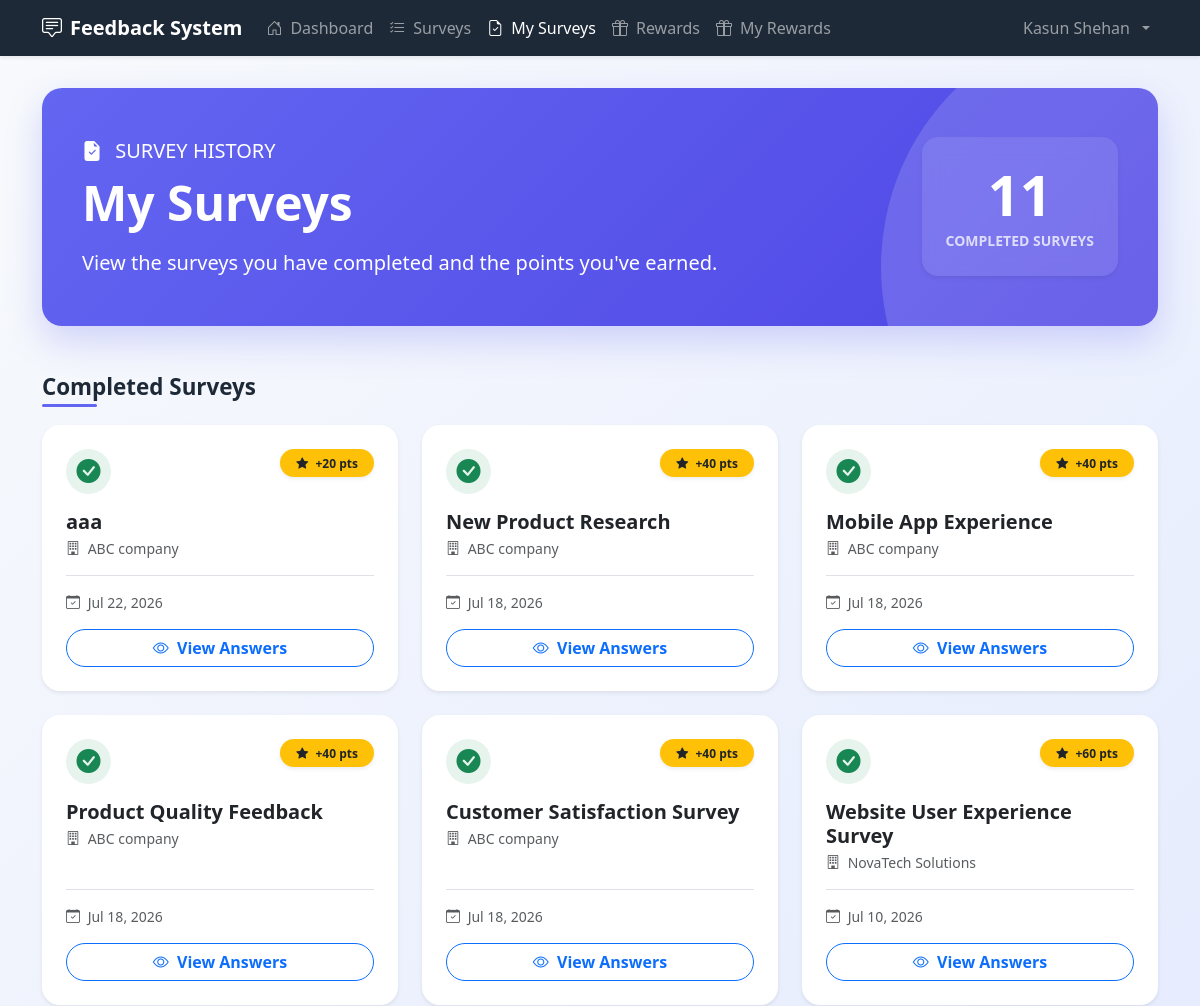
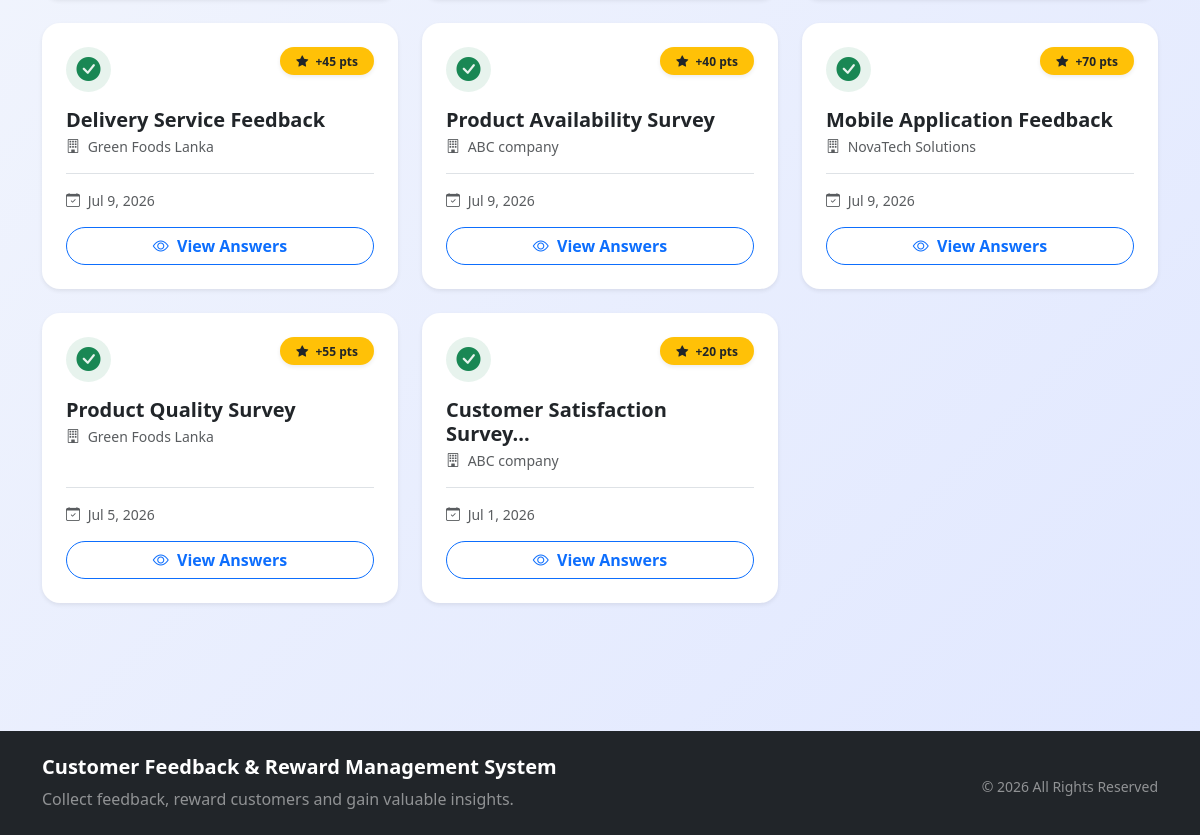
/user/my_surveys.php (signed in), run on the app's committed database (2 pictures, top to bottom).
### tables this page shows
CREATE TABLE `responses` (
  `response_id` int NOT NULL AUTO_INCREMENT,
  `user_id` int NOT NULL,
  `survey_id` int NOT NULL,
  `submitted_at` timestamp NULL DEFAULT CURRENT_TIMESTAMP,
  PRIMARY KEY (`response_id`),
  UNIQUE KEY `uk_user_survey` (`user_id`,`survey_id`),
  KEY `user_id` (`user_id`),
  KEY `survey_id` (`survey_id`),
  CONSTRAINT `fk_responses_survey` FOREIGN KEY (`survey_id`) REFERENCES `surveys` (`survey_id`) ON DELETE RESTRICT,
  CONSTRAINT `fk_responses_user` FOREIGN KEY (`user_id`) REFERENCES `users` (`user_id`) ON DELETE RESTRICT
);

CREATE TABLE `surveys` (
  `survey_id` int NOT NULL AUTO_INCREMENT,
  `company_id` int NOT NULL,
  `title` varchar(200) NOT NULL,
  `description` text,
  `points_reward` int NOT NULL,
  `status` enum('draft','active') DEFAULT 'draft',
  `expiry_date` date DEFAULT NULL,
  `created_at` timestamp NULL DEFAULT CURRENT_TIMESTAMP,
  PRIMARY KEY (`survey_id`),
  KEY `company_id` (`company_id`),
  KEY `idx_status` (`status`),
  KEY `idx_expiry` (`expiry_date`),
  CONSTRAINT `fk_surveys_company` FOREIGN KEY (`company_id`) REFERENCES `companies` (`company_id`) ON DELETE CASCADE
);

CREATE TABLE `companies` (
  `company_id` int NOT NULL AUTO_INCREMENT,
  `company_name` varchar(150) NOT NULL,
  `email` varchar(100) NOT NULL,
  `password` varchar(255) NOT NULL,
  `created_at` timestamp NULL DEFAULT CURRENT_TIMESTAMP,
  `status` enum('active','inactive') DEFAULT 'active',
  PRIMARY KEY (`company_id`),
  UNIQUE KEY `email` (`email`),
  KEY `idx_status` (`status`)
);

### user/my_surveys.php (the view, shortened to what this page needs)
<?php
include("../config/db.php");
$user_id = $_SESSION['user_id'];
$query = "
    SELECT
        r.response_id,
        r.submitted_at,
        s.title,
        s.points_reward,
        c.company_name
    FROM responses r
    JOIN surveys s ON r.survey_id = s.survey_id
    JOIN companies c ON s.company_id = c.company_id
    WHERE r.user_id = ?
    ORDER BY r.submitted_at DESC
";
$stmt = $conn->prepare($query);
$stmt->bind_param("i", $user_id);
$stmt->execute();
$result = $stmt->get_result();
$total_surveys = $result->num_rows;
?>
<!DOCTYPE html>
<html lang="en">
<head>
    <link href="https://cdn.jsdelivr.net/npm/bootstrap@5.3.6/dist/css/bootstrap.min.css" rel="stylesheet">
    <link href="https://cdn.jsdelivr.net/npm/bootstrap-icons@1.11.3/font/bootstrap-icons.css" rel="stylesheet">
</head>
<body>
    <?php include("../includes/user_navbar.php"); ?>
    <div class="container dashboard-container">
        <div class="hero-section">
            <div class="row align-items-center position-relative" style="z-index: 1;">
                <div class="col-lg-8">
                    <p class="mb-2 opacity-90 fs-5">
                        <i class="bi bi-file-earmark-check-fill me-2"></i>
                        SURVEY HISTORY
                    </p>
                    <h1 class="display-5 fw-bold mb-3">My Surveys</h1>
                    <p class="lead opacity-90 mb-0">
                        View the surveys you have completed and the points you've earned.
                    </p>
                </div>
                <div class="col-lg-4 text-lg-end mt-4 mt-lg-0">
                    <div class="bg-white bg-opacity-10 rounded-4 p-4 d-inline-block text-center shadow-sm" style="backdrop-filter: blur(10px);">
                        <h2 class="display-4 fw-bold mb-0 text-white"><?php echo $total_surveys; ?></h2>
                        <small class="text-white text-opacity-75 text-uppercase fw-semibold">Completed Surveys</small>
                    </div>
                </div>
            </div>
        </div>
        <div class="mb-4 d-flex justify-content-between align-items-center flex-wrap gap-3">
            <div>
                <h4 class="section-title mb-0">Completed Surveys</h4>
            </div>
        </div>
        <?php if ($total_surveys > 0): ?>
            <div class="row g-4">
                <?php while($row = $result->fetch_assoc()): ?>
                    <div class="col-12 col-md-6 col-lg-4">
                        <div class="survey-card card shadow-sm">
                            <div class="card-body p-4 d-flex flex-column">
                                <div class="d-flex justify-content-between align-items-start mb-3">
                                    <div class="bg-success bg-opacity-10 text-success rounded-circle d-flex align-items-center justify-content-center" style="width: 45px; height: 45px;">
                                        <i class="bi bi-check-circle-fill fs-4"></i>
                                    </div>
                                    <span class="badge bg-warning text-dark rounded-pill px-3 py-2 fw-bold shadow-sm">
                                        <i class="bi bi-star-fill me-1"></i> +<?php echo number_format($row['points_reward']); ?> pts
                                    </span>
                                </div>
                                <h5 class="card-title fw-bold text-dark mb-1"><?php echo htmlspecialchars($row['title']); ?></h5>
                                <p class="text-muted small mb-3">
                                    <i class="bi bi-building me-1"></i> <?php echo htmlspecialchars($row['company_name']); ?>
                                </p>
                                <div class="mt-auto pt-3 border-top">
                                    <div class="d-flex justify-content-between align-items-center mb-3">
                                        <span class="text-muted small">
                                            <i class="bi bi-calendar-check me-1"></i>
                                            <?php echo date("M j, Y", strtotime($row['submitted_at'])); ?>
                                        </span>
                                    </div>
                                    <a href="view_survey_response.php?response_id=<?php echo $row['response_id']; ?>" class="btn btn-outline-primary w-100 fw-semibold rounded-pill">
                                        <i class="bi bi-eye me-1"></i> View Answers
                                    </a>
                                </div>
                            </div>
                        </div>
                    </div>
                <?php endwhile; ?>
            </div>
        <?php endif; ?>
    </div>
    <?php include('../includes/footer.php'); ?>
</body>
</html>

### user/my_surveys.php (style rules this page uses)
:root { --primary: #6366f1; --primary-dark: #4f46e5; --success: #10b981; --dark: #1e2937; }
body { background: linear-gradient(135deg, #f8fafc 0%, #e0e7ff 100%); font-family: 'Segoe UI', system-ui, -apple-system, sans-serif; min-height: 100vh; }
.dashboard-container { padding-top: 2rem; padding-bottom: 5rem; }
.hero-section { background: linear-gradient(135deg, #6366f1 0%, #4f46e5 100%); color: white; border-radius: 20px; padding: 3rem 2.5rem; margin-bottom: 3rem; position: relative; overflow: hidden; box-shadow: 0 15px 35px rgba(99, 102, 241, 0.25); }
.hero-section::before { content: ''; position: absolute; top: -30%; right: -20%; width: 500px; height: 500px; background: rgba(255,255,255,0.15); border-radius: 50%; }
.survey-card { border: none; border-radius: 18px; transition: transform 0.2s ease, box-shadow 0.2s ease; height: 100%; overflow: hidden; }
.section-title { font-size: 1.4rem; font-weight: 600; color: var(--dark); position: relative; display: inline-block; }
.section-title:after { content: ''; position: absolute; bottom: -7px; left: 0; width: 55px; height: 3px; background: var(--primary); border-radius: 3px; }

### data on the page
responses: survey.points_reward "20", survey.title "aaa", companies.company_name "ABC company", submitted_at "Jul 22, 2026"
responses: survey.points_reward "40", survey.title "New Product Research", companies.company_name "ABC company", submitted_at "Jul 18, 2026"
responses: survey.points_reward "40", survey.title "Mobile App Experience", companies.company_name "ABC company", submitted_at "Jul 18, 2026"
responses: survey.points_reward "40", survey.title "Product Quality Feedback", companies.company_name "ABC company", submitted_at "Jul 18, 2026"
responses: survey.points_reward "40", survey.title "Customer Satisfaction Survey", companies.company_name "ABC company", submitted_at "Jul 18, 2026"
responses: survey.points_reward "60", survey.title "Website User Experience Survey", companies.company_name "NovaTech Solutions", submitted_at "Jul 10, 2026"
responses: survey.points_reward "45", survey.title "Delivery Service Feedback", companies.company_name "Green Foods Lanka", submitted_at "Jul 9, 2026"
responses: survey.points_reward "40", survey.title "Product Availability Survey", companies.company_name "ABC company", submitted_at "Jul 9, 2026"
responses: survey.points_reward "70", survey.title "Mobile Application Feedback", companies.company_name "NovaTech Solutions", submitted_at "Jul 9, 2026"
responses: survey.points_reward "55", survey.title "Product Quality Survey", companies.company_name "Green Foods Lanka", submitted_at "Jul 5, 2026"
responses: survey.points_reward "20", survey.title "Customer Satisfaction Survey...", companies.company_name "ABC company", submitted_at "Jul 1, 2026"

### other printed values
$_SESSION['user_name'] "Kasun Shehan"
$total_surveys "11"
